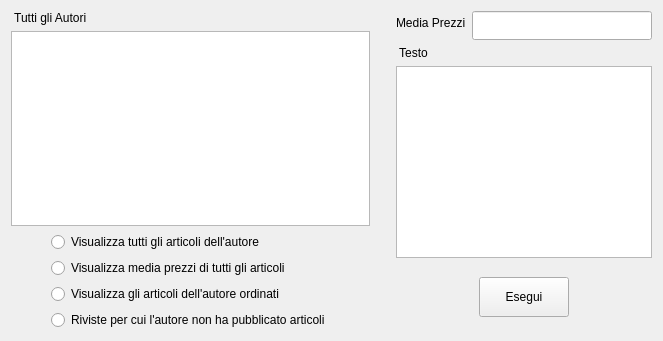
      <widget class="QWidget" name="pageMetodiAutore">
       <layout class="QHBoxLayout" name="horizontalLayout_5">
        <item>
         <layout class="QVBoxLayout" name="verticalLayout_5">
          <item>
           <widget class="QLabel" name="label">
            <property name="text">
             <string> Tutti gli Autori</string>
            </property>
           </widget>
          </item>
          <item>
           <widget class="QListWidget" name="tuttiAutoriListWidget">
            <property name="maximumSize">
             <size>
              <width>16777215</width>
              <height>16777215</height>
             </size>
            </property>
           </widget>
          </item>
          <item>
           <layout class="QHBoxLayout" name="horizontalLayout_6">
            <item>
             <spacer name="horizontalSpacer_6">
              <property name="orientation">
               <enum>Qt::Horizontal</enum>
              </property>
              <property name="sizeType">
               <enum>QSizePolicy::Minimum</enum>
              </property>
              <property name="sizeHint" stdset="0">
               <size>
                <width>40</width>
                <height>20</height>
               </size>
              </property>
             </spacer>
            </item>
            <item>
             <layout class="QVBoxLayout" name="verticalLayout_10">
              <item>
               <widget class="QRadioButton" name="tuttiArticoliButton">
                <property name="text">
                 <string>Visualizza tutti gli articoli dell'autore</string>
                </property>
               </widget>
              </item>
              <item>
               <widget class="QRadioButton" name="mediaPrezziButton">
                <property name="text">
                 <string>Visualizza media prezzi di tutti gli articoli</string>
                </property>
               </widget>
              </item>
              <item>
               <widget class="QRadioButton" name="ordinatiArticoliButton">
                <property name="text">
                 <string>Visualizza gli articoli dell'autore ordinati</string>
                </property>
               </widget>
              </item>
              <item>
               <widget class="QRadioButton" name="articoliInRivisteButton">
                <property name="text">
                 <string>Riviste per cui l'autore non ha pubblicato articoli</string>
                </property>
               </widget>
              </item>
             </layout>
            </item>
            <item>
             <spacer name="horizontalSpacer_7">
              <property name="orientation">
               <enum>Qt::Horizontal</enum>
              </property>
              <property name="sizeHint" stdset="0">
               <size>
                <width>40</width>
                <height>20</height>
               </size>
              </property>
             </spacer>
            </item>
           </layout>
          </item>
         </layout>
        </item>
        <item>
         <spacer name="horizontalSpacer_10">
          <property name="orientation">
           <enum>Qt::Horizontal</enum>
          </property>
          <property name="sizeType">
           <enum>QSizePolicy::Fixed</enum>
          </property>
          <property name="sizeHint" stdset="0">
           <size>
            <width>20</width>
            <height>20</height>
           </size>
          </property>
         </spacer>
        </item>
        <item>
         <layout class="QVBoxLayout" name="verticalLayout_9">
          <item>
           <layout class="QFormLayout" name="formLayout_9">
            <item row="0" column="1">
             <widget class="QLineEdit" name="lineEditPrezzo">
              <property name="minimumSize">
               <size>
                <width>0</width>
                <height>29</height>
               </size>
              </property>
             </widget>
            </item>
            <item row="0" column="0">
             <widget class="QLabel" name="labelPrezzo">
              <property name="text">
               <string>Media Prezzi</string>
              </property>
             </widget>
            </item>
           </layout>
          </item>
          <item>
           <widget class="QLabel" name="dinamicLabel">
            <property name="text">
             <string> Testo</string>
            </property>
           </widget>
          </item>
          <item>
           <widget class="QListWidget" name="dinamicListWidget"/>
          </item>
          <item>
           <spacer name="verticalSpacer_3">
            <property name="orientation">
             <enum>Qt::Vertical</enum>
            </property>
            <property name="sizeType">
             <enum>QSizePolicy::Fixed</enum>
            </property>
            <property name="sizeHint" stdset="0">
             <size>
              <width>20</width>
              <height>13</height>
             </size>
            </property>
           </spacer>
          </item>
          <item>
           <layout class="QHBoxLayout" name="horizontalLayout_7">
            <item>
             <spacer name="horizontalSpacer_9">
              <property name="orientation">
               <enum>Qt::Horizontal</enum>
              </property>
              <property name="sizeHint" stdset="0">
               <size>
                <width>70</width>
                <height>20</height>
               </size>
              </property>
             </spacer>
            </item>
            <item>
             <widget class="QPushButton" name="eseguiButton">
              <property name="minimumSize">
               <size>
                <width>90</width>
                <height>40</height>
               </size>
              </property>
              <property name="text">
               <string>Esegui</string>
              </property>
             </widget>
            </item>
            <item>
             <spacer name="horizontalSpacer_8">
              <property name="orientation">
               <enum>Qt::Horizontal</enum>
              </property>
              <property name="sizeHint" stdset="0">
               <size>
                <width>40</width>
                <height>20</height>
               </size>
              </property>
             </spacer>
            </item>
           </layout>
          </item>
          <item>
           <spacer name="verticalSpacer_2">
            <property name="orientation">
             <enum>Qt::Vertical</enum>
            </property>
            <property name="sizeType">
             <enum>QSizePolicy::Fixed</enum>
            </property>
            <property name="sizeHint" stdset="0">
             <size>
              <width>20</width>
              <height>13</height>
             </size>
            </property>
           </spacer>
          </item>
         </layout>
        </item>
       </layout>
      </widget>
